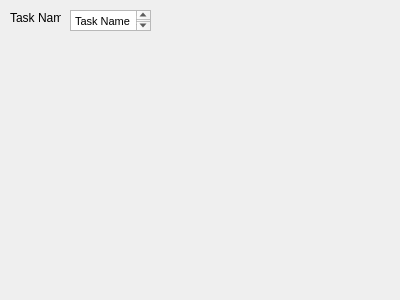
<?xml version="1.0" encoding="UTF-8"?>
<ui version="4.0">
 <class>Form</class>
 <widget class="QWidget" name="Form">
  <property name="geometry">
   <rect>
    <x>0</x>
    <y>0</y>
    <width>400</width>
    <height>300</height>
   </rect>
  </property>
  <property name="windowTitle">
   <string>Form</string>
  </property>
  <widget class="QTextEdit" name="textEdit">
   <property name="geometry">
    <rect>
     <x>70</x>
     <y>10</y>
     <width>81</width>
     <height>21</height>
    </rect>
   </property>
   <property name="html">
    <string>&lt;!DOCTYPE HTML PUBLIC &quot;-//W3C//DTD HTML 4.0//EN&quot; &quot;http://www.w3.org/TR/REC-html40/strict.dtd&quot;&gt;
&lt;html&gt;&lt;head&gt;&lt;meta name=&quot;qrichtext&quot; content=&quot;1&quot; /&gt;&lt;style type=&quot;text/css&quot;&gt;
p, li { white-space: pre-wrap; }
&lt;/style&gt;&lt;/head&gt;&lt;body style=&quot; font-family:'MS Shell Dlg 2'; font-size:8.25pt; font-weight:400; font-style:normal;&quot;&gt;
&lt;p style=&quot; margin-top:0px; margin-bottom:0px; margin-left:0px; margin-right:0px; -qt-block-indent:0; text-indent:0px;&quot;&gt;Task Name&lt;/p&gt;&lt;/body&gt;&lt;/html&gt;</string>
   </property>
  </widget>
  <widget class="QLabel" name="label">
   <property name="geometry">
    <rect>
     <x>10</x>
     <y>10</y>
     <width>51</width>
     <height>16</height>
    </rect>
   </property>
   <property name="text">
    <string>Task Name</string>
   </property>
  </widget>
 </widget>
 <resources/>
 <connections/>
</ui>
